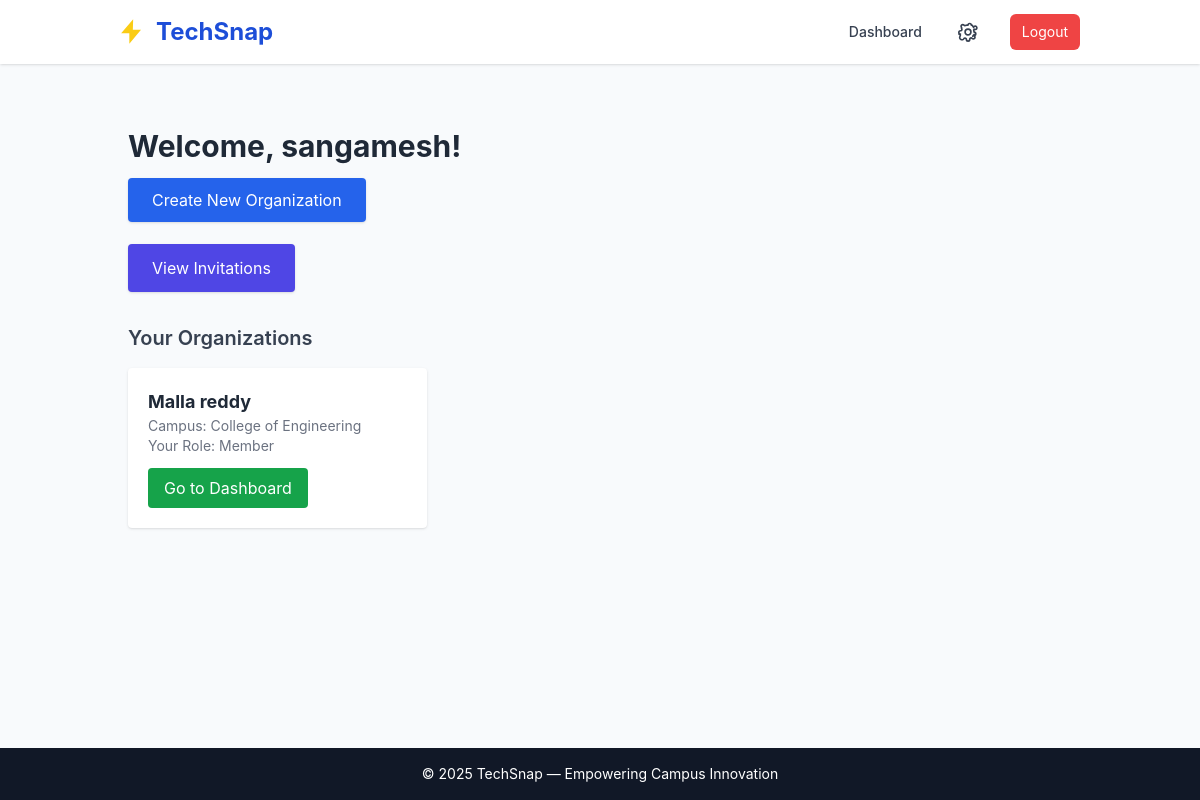
Page /accounts/choose/ (signed in) on the committed database.
### accounts/models.py (models this page shows, shortened)
class User(AbstractUser):
    id = models.UUIDField(primary_key=True, default=uuid.uuid4, editable=False)
    email = models.EmailField(unique=True)
    is_email_verified = models.BooleanField(default=False)
    created_at = models.DateTimeField(auto_now_add=True)
    updated_at = models.DateTimeField(auto_now=True)
    USERNAME_FIELD = 'email'
    REQUIRED_FIELDS = ['username']
    class Meta:
        db_table = 'users'

### organizations/models.py (models this page shows, shortened)
class Membership(models.Model):
    user = models.ForeignKey(
        settings.AUTH_USER_MODEL, on_delete=models.CASCADE, related_name="memberships"
    )
    org = models.ForeignKey(Organization, on_delete=models.CASCADE, related_name="memberships")
    role = models.CharField(max_length=20, choices=ROLE_CHOICES, default=ROLE_MEMBER)
    is_active = models.BooleanField(default=True)
    joined_at = models.DateTimeField(auto_now_add=True)
    class Meta:
        unique_together = ("user", "org")
        ordering = ["-joined_at"]

class Organization(models.Model):
    uuid = models.UUIDField(default=uuid.uuid4, editable=False, unique=True)
    name = models.CharField(max_length=255)
    campus = models.CharField(max_length=255, blank=True, null=True)  # Mallareddy campus etc.
    created_by = models.ForeignKey(
        settings.AUTH_USER_MODEL,
        on_delete=models.SET_NULL,
        null=True,
        related_name="created_organizations",
    )
    created_at = models.DateTimeField(auto_now_add=True)
    updated_at = models.DateTimeField(auto_now=True)
    class Meta:
        ordering = ["-created_at"]

### accounts/views.py (the view)
# urls.py: path('choose/', views.choose_action, name='choose_action'),
@login_required
def choose_action(request):
    memberships = Membership.objects.filter(
        user=request.user,
        is_active=True
    ).select_related("org")
    has_organizations = memberships.exists()
    context = {
        "memberships": memberships,
        "has_organizations": has_organizations,
    }
    return render(request, "accounts/choose_action.html", context)

### templates/accounts/choose_action.html
{% extends "base.html" %}
{% load static %}
{% block content %}
<div class="container mx-auto px-4 py-10">
    <h2 class="text-3xl font-bold mb-6 text-gray-800">Welcome, {{ request.user.first_name }}!</h2>
    <div class="mb-8">
        <a href="{% url 'organizations:create' %}"
           class="bg-blue-600 hover:bg-blue-700 text-white px-6 py-3 rounded shadow">
           Create New Organization
        </a>
    </div>
    <button onclick="location.href='{% url 'accounts:invitations' %}'"
            class="bg-indigo-600 hover:bg-indigo-700 text-white px-6 py-3 rounded shadow mb-8">
        View Invitations
    </button>
    {% if memberships %}
        <h3 class="text-xl font-semibold mb-4 text-gray-700">Your Organizations</h3>
        <div class="grid grid-cols-1 md:grid-cols-2 lg:grid-cols-3 gap-6">
            {% for membership in memberships %}
            <div class="bg-white p-5 rounded shadow hover:shadow-lg transition">
                <h4 class="font-bold text-lg text-gray-800">{{ membership.org.name }}</h4>
                <p class="text-sm text-gray-500">Campus: {{ membership.org.campus|default:"-" }}</p>
                <p class="text-sm text-gray-500">Your Role: {{ membership.get_role_display }}</p>
                <a href="{% url 'organizations:dashboard' membership.org.uuid %}"
                   class="mt-3 inline-block bg-green-600 hover:bg-green-700 text-white px-4 py-2 rounded">
                   Go to Dashboard
                </a>
            </div>
            {% endfor %}
        </div>
    {% else %}
        <p class="text-gray-500">You are not part of any organization yet.</p>
    {% endif %}
</div>
{% endblock %}

### templates/base.html (style rules this page uses)
body { font-family: 'Inter', sans-serif; background-color: #f8fafc; }

### rows in the picture
User: user.first_name "sangamesh"
Membership: org.name "Malla reddy", org.campus "College of Engineering", role "Member"
